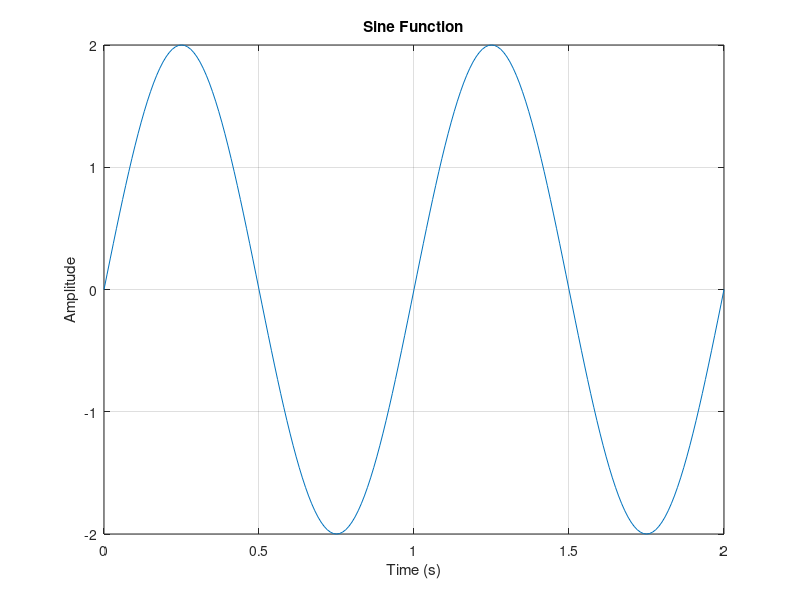
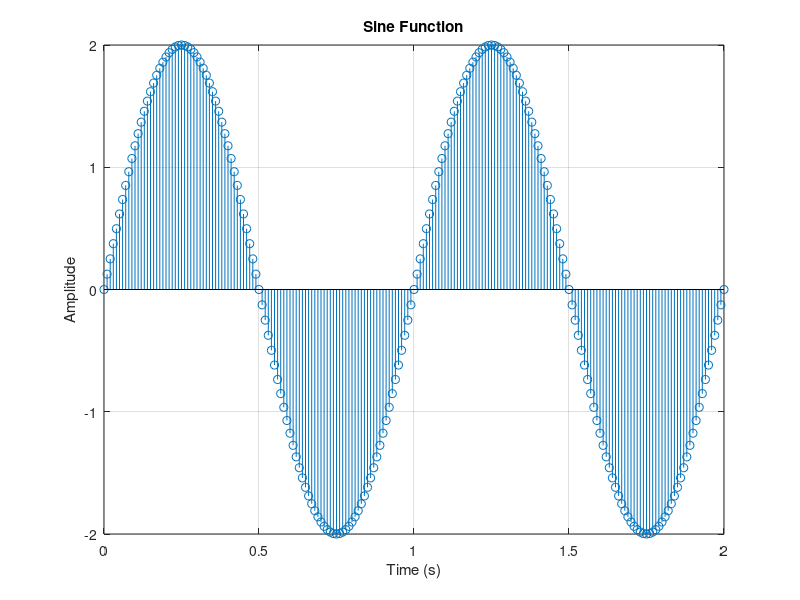
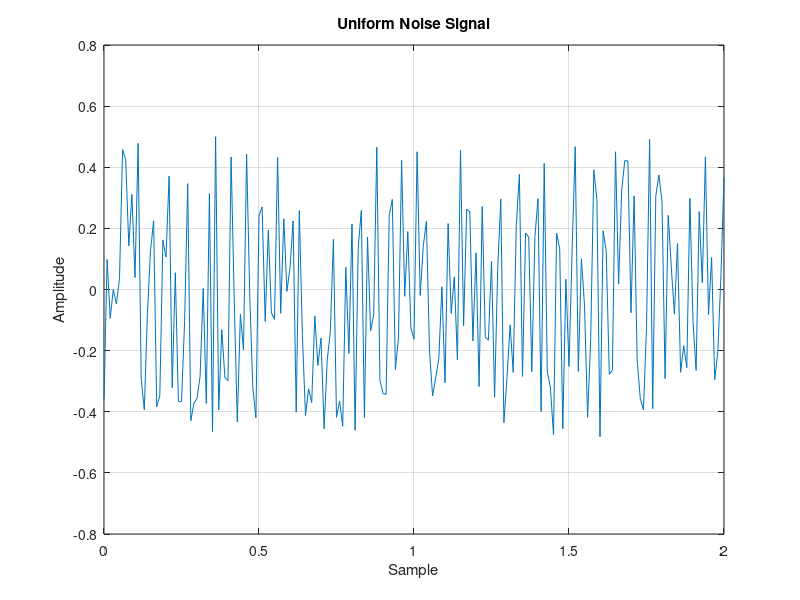
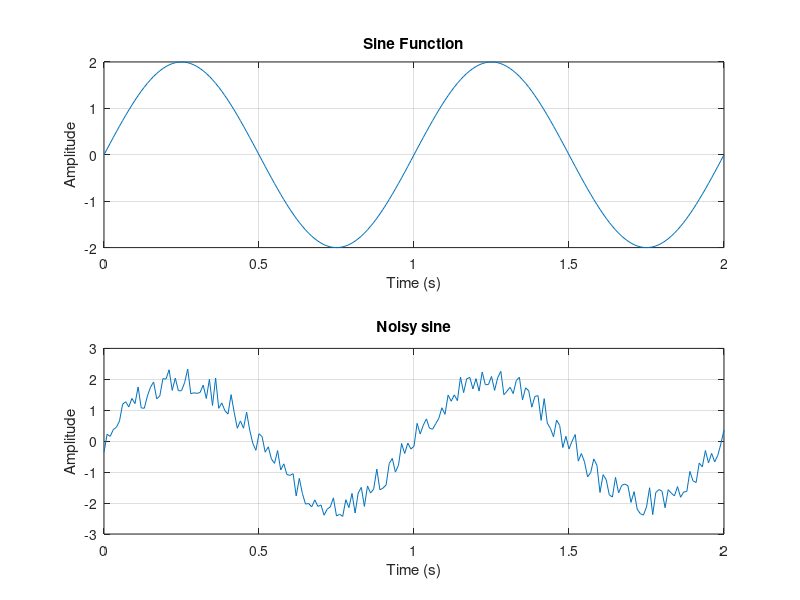

The MATLAB source for these figures, in order:
%% *Homework 1*

%% Clear the workspace
close all;
clear;
clc;

%% Homework 1_1
%
% This cell is about, plotting Sine wave with "plot function" and "stem function"
%
% Now we declare variables first
%
Ts = 0.01;
amp = 2;
t = 0:Ts:2;
f0 = 1;
w = 2 * pi * f0;
signal = amp * sin(w * t);
%%%
% Now we plot signla with two functions "plot and stem"
%
figure('Name', 'Sine Plot');
plot(t, signal, 'LineWidth', 0.5);
xlabel('Time (s)');
ylabel('Amplitude');
title('Sine Function');
grid on;

figure('Name', 'Sine Stem');
stem(t, signal, 'LineWidth', 0.5);
xlabel('Time (s)');
ylabel('Amplitude');
title('Sine Function');
grid on;
%% Homework1_2
%
% This cell is about showing uniform random noise and adding it with sinusoidal wave
% Now first declare variables that we need for this task
%
Ts = 0.01;
amp = 2;
t = 0:Ts:2;
f0 = 1;
w = 2 * pi * f0;
signal = amp * sin(w * t);
size_t = size(t);
%%%
% Here we declare the signals we want to plot
%
stochastic_signal = rand(1, size_t(2)) - 0.5;
noisy_signal = signal + stochastic_signal;
%%%
% Plotting the Uniform Noise Signal
%
figure('Name', 'Uniform Noise Signal');
plot(t, stochastic_signal);
title('Uniform Noise Signal');
xlabel('Sample');
ylabel('Amplitude');
grid on;
%%%
% Plotting sine wave with and without noise
%
figure('Name', 'Sine Waves');
subplot(2, 1, 1)
plot(t, signal);
title('Sine Function');
xlabel('Time (s)');
ylabel('Amplitude');
grid on;

subplot(2, 1, 2)
plot(t, noisy_signal);
title('Noisy sine');
xlabel('Time (s)');
ylabel('Amplitude');
grid on;

%% Homework1_3
%
% In this task we use "conv" function to convolve sinusoidal wave with "Moving average"
% This task splits in two parts:
% Firstly, we have M1=0,M2=20 so we should designate variables in order to meet the needs
%
% Now we declare variables
Ts = 0.01;
amp = 2;
t = 0:Ts:2;
f0 = 1;
w = 2 * pi * f0;
signal = amp * sin(w * t);
size_t = size(t);
M1 = 0;
M2 = 20;
amp_mov = 1 / (M1 + M2 + 1);
uni = ones(1, M1 + M2 + 1);
%%%
% Here we declare the signals needed to plot
%
stochastic_signal = rand(1, size_t(2)) - 0.5;
noisy_signal = signal + stochastic_signal;
smoothed_sine = amp_mov * conv(noisy_signal, uni, 'same');
%%%
% Here we plot the Signal after convolution and before convolution
%
figure('Name', 'Moving Averaged Sine');
plot(t, smoothed_sine);
title('Moving Averaged Sine');
xlabel('Time (s)');
ylabel('Amplitude');
grid on;
hold on
plot(t, signal);
legend("Convolved Signal", "Original Signal");
%
%% homework1_3_2
%
Ts = 0.01;
amp = 2;
t = 0:Ts:2;
f0 = 1;
w = 2 * pi * f0;
signal = amp * sin(w * t);
size_t = size(t);
stochastic_signal = rand(1, size_t(2)) - 0.5;
noisy_signal = signal + stochastic_signal;

M1 = 10;
M2 = 10;
amp_mov = 1 / (M1 + M2 + 1);
n = -M1:M2;
N = size_t(2);

uni = ones(1, 21);
smoothed_sine = amp_mov * conv(uni, noisy_signal);
shifted_sine = smoothed_sine(M1 + M2 + 1:end);
figure('Name', 'Moving Averaged Sine');
subplot(2, 1, 1)
plot(t, shifted_sine);
title('shifted Sine');
xlabel('Time (s)');
ylabel('Amplitude');
grid on;
subplot(2, 1, 2)
plot(t, signal);
title('sine');
xlabel('Time (s)');
ylabel('Amplitude');
grid on;
%% Homework1_4

Ts = 0.01;
amp = 2;
t = 0:Ts:2;
f0 = 1;
w = 2 * pi * f0;
signal = amp * sin(w * t);
size_t = size(t);
stochastic_signal = rand(1, size_t(2)) - 0.5;
noisy_signal = signal + stochastic_signal;
M1 = 0;
M2 = 20;
amp_mov = 1 / (M1 + M2 + 1);
n = -M1:M2;
N = size_t(2);
uni = ones(1, M1 + M2 + 1);
transfer_function = amp_mov * uni;
filtered_signal = filter(transfer_function, 1, noisy_signal);
smoothed_sine = amp_mov * conv(noisy_signal, uni, 'same');
figure('Name', 'Moving Averaged Sine');
plot(t, smoothed_sine);
title('Moving Averaged Sine');
xlabel('Time (s)');
ylabel('Amplitude');
grid on;
hold on
plot(t, filtered_signal);
legend("Convolved Signal", "filtered Signal");
%% Homework1_5
